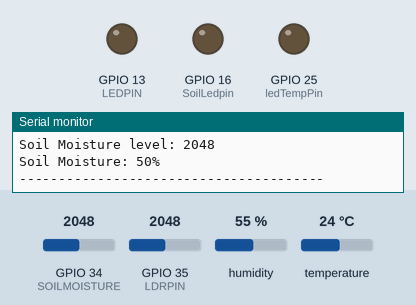
This program was run on a simulated ESP32. On the bench: output pins drawn as LEDs (lit = HIGH), the last lines printed to the serial monitor. The test bench sets the inputs (shaded band); at power-on: temperature 24 °C, GPIO 35 (LDRPIN) = 2048, GPIO 34 (SOILMOISTURE) = 2048, humidity 55 %. Storage starts empty.

Above: at 1.2 s.
1.3 s: temperature set to 28 °C
3.2 s: temperature set to 31 °C
At 4.5 s:
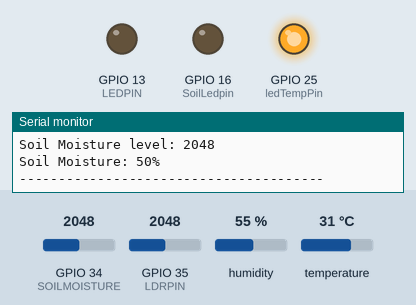
5.6 s: GPIO 35 (LDRPIN) set to 2228
7.3 s: GPIO 35 (LDRPIN) set to 2366
At 8.9 s:
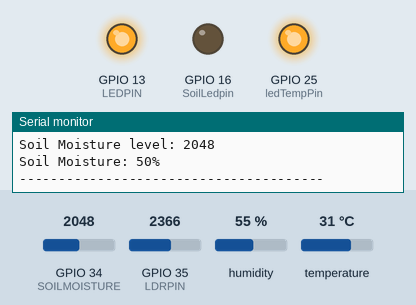
9.6 s: GPIO 34 (SOILMOISTURE) set to 2960
11.4 s: GPIO 34 (SOILMOISTURE) set to 3052
At 13.3 s:
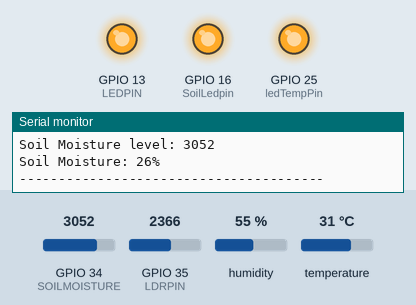
Timing chart, 0 to 14.7 s (numbered marks = the images above; inputs shaded):
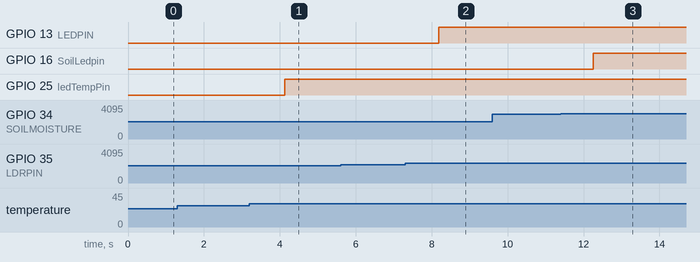

The program:

main.cpp
```cpp
#include <Arduino.h>
#include <DHT.h>
#include <Adafruit_Sensor.h>
#include <AsyncTCP.h>
#include <ESPAsyncWebServer.h>
#include <WiFi.h>
#include <SPIFFS.h>

#define LDRPIN 35
#define LEDPIN 13
#define DHTPIN 17
#define ledTempPin 25
#define SOILMOISTURE 34
#define SoilLedpin 16
#define DHTTYPE DHT11

int threshold = 40;
bool isManualMode = false;

DHT dht(DHTPIN, DHTTYPE);
AsyncWebServer server(80);

void initSPIFFS() {
  if (!SPIFFS.begin(true)) {
    Serial.println("SPIFFS Mount Failed");
    return;
  }
  Serial.println("SPIFFS mounted successfully");

  File root = SPIFFS.open("/");
  File file = root.openNextFile();

  Serial.println("SPIFFS Files:");
  while (file) {
    Serial.print("FILE: ");
    Serial.println(file.name());
    file = root.openNextFile();
  }
}

void initServer() {
  server.on("/", HTTP_GET, [](AsyncWebServerRequest *request) {
    request->send(SPIFFS, "/index.html", "text/html");
  });
  // Other routes...

  server.on("/sensorData", HTTP_GET, [](AsyncWebServerRequest *request){
    int ldrValue = analogRead(LDRPIN);
    float temperature = dht.readTemperature();
    int soilMoistureValue = analogRead(SOILMOISTURE);
    int moisturePercent = map(soilMoistureValue, 0, 4095, 100, 0);

    String json = "{\"light\":" + String(ldrValue) +
                  ",\"temperature\":" + String(temperature) +
                  ",\"soilMoisture\":" + String(moisturePercent) + "}";

    request->send(200, "application/json", json);
  });

  server.on("/style.css", HTTP_GET, [](AsyncWebServerRequest *request) {
    request->send(SPIFFS, "/style.css", "text/css");
  });

  server.on("/script.js", HTTP_GET, [](AsyncWebServerRequest *request) {
    request->send(SPIFFS, "/script.js", "application/javascript");
  });
  //turn on/off the fan based on route and manual mode status
  server.on("/ledTemp/on", HTTP_GET, [](AsyncWebServerRequest *request) {
    if (isManualMode) digitalWrite(ledTempPin, HIGH);
    request->send(200, "text/plain", "ledTemp is On");
  });

  server.on("/ledTemp/off", HTTP_GET, [](AsyncWebServerRequest *request) {
    if (isManualMode) digitalWrite(ledTempPin, LOW);
    request->send(200, "text/plain", "ledTemp is Off");
  });
   //turn on/off the light strip based on route and manual mode status
  server.on("/LED/on", HTTP_GET, [](AsyncWebServerRequest *request) {
    if (isManualMode) digitalWrite(LEDPIN, HIGH);
    request->send(200, "text/plain", "LED is On");
  });

  server.on("/LED/off", HTTP_GET, [](AsyncWebServerRequest *request) {
    if (isManualMode) digitalWrite(LEDPIN, LOW);
    request->send(200, "text/plain", "LED is Off");
  });
  //Mode control route
  server.on("/mode", HTTP_GET, [](AsyncWebServerRequest *request) {
    if (request->hasParam("mode")) {
      String mode = request->getParam("mode")->value();
      isManualMode = (mode == "manual");
      request->send(200, "text/plain", "Mode changed to " + mode);
    } else {
      request->send(400, "text/plain", "Invalid mode parameter");
    }
  });

  server.begin();
}

void setup() {
  Serial.begin(115200);
  initSPIFFS();

  const char* ssid = "ESP32_Hotspot";
  const char* password = "12345678";
  IPAddress local_IP(192, 168, 4, 1);
  IPAddress gateway(192, 168, 4, 1);
  IPAddress subnet(255, 255, 255, 0);

  WiFi.softAP(ssid, password);
  WiFi.softAPConfig(local_IP, gateway, subnet);

  Serial.println("Hotspot started");
  Serial.print("IP Address: ");
  Serial.println(WiFi.softAPIP());

  dht.begin();

  pinMode(LEDPIN, OUTPUT);
  pinMode(ledTempPin, OUTPUT);
  pinMode(SoilLedpin, OUTPUT);
  digitalWrite(LEDPIN, LOW);
  digitalWrite(ledTempPin, LOW);
  digitalWrite(SoilLedpin, LOW);

  initServer();
}

void loop() {
  int ldrValue = analogRead(LDRPIN);
  float temperature = dht.readTemperature();
  int soilMoistureValue = analogRead(SOILMOISTURE);
  int moisturePercent = map(soilMoistureValue, 0, 4095, 100, 0);

  // Print sensor values to the Serial Monitor
  Serial.print("Light Value: ");
  Serial.println(ldrValue);
  Serial.print("Temperature: ");
  Serial.println(temperature);
  Serial.print("Soil Moisture level: ");
  Serial.println(soilMoistureValue);
  Serial.print("Soil Moisture: ");
  Serial.print(moisturePercent);
  Serial.println("%");
  Serial.println("---------------------------------------");

  // Control actuators based on automatic/manual mode
  if (!isManualMode) {
    digitalWrite(LEDPIN, ldrValue > 2300 ? HIGH : LOW);
    digitalWrite(ledTempPin, temperature >= 30 ? HIGH : LOW);
    digitalWrite(SoilLedpin, soilMoistureValue > 3000 ? HIGH : LOW);
  }

  delay(1000);
}
```

Measured:
- the behaviour switches between 29 and 30 °C on temperature (found by bisection; images 0 and 1)
- the behaviour switches between 2300 and 2301 on GPIO 35 (LDRPIN) (found by bisection; images 1 and 2)
- the behaviour switches between 3000 and 3001 on GPIO 34 (SOILMOISTURE) (found by bisection; images 2 and 3)
- after the input at 3.2 s, GPIO 25 (ledTempPin): LOW → HIGH after 0.92 s
- after the input at 7.3 s, GPIO 13 (LEDPIN): LOW → HIGH after 0.89 s
- after the input at 11.4 s, GPIO 16 (SoilLedpin): LOW → HIGH after 0.86 s
